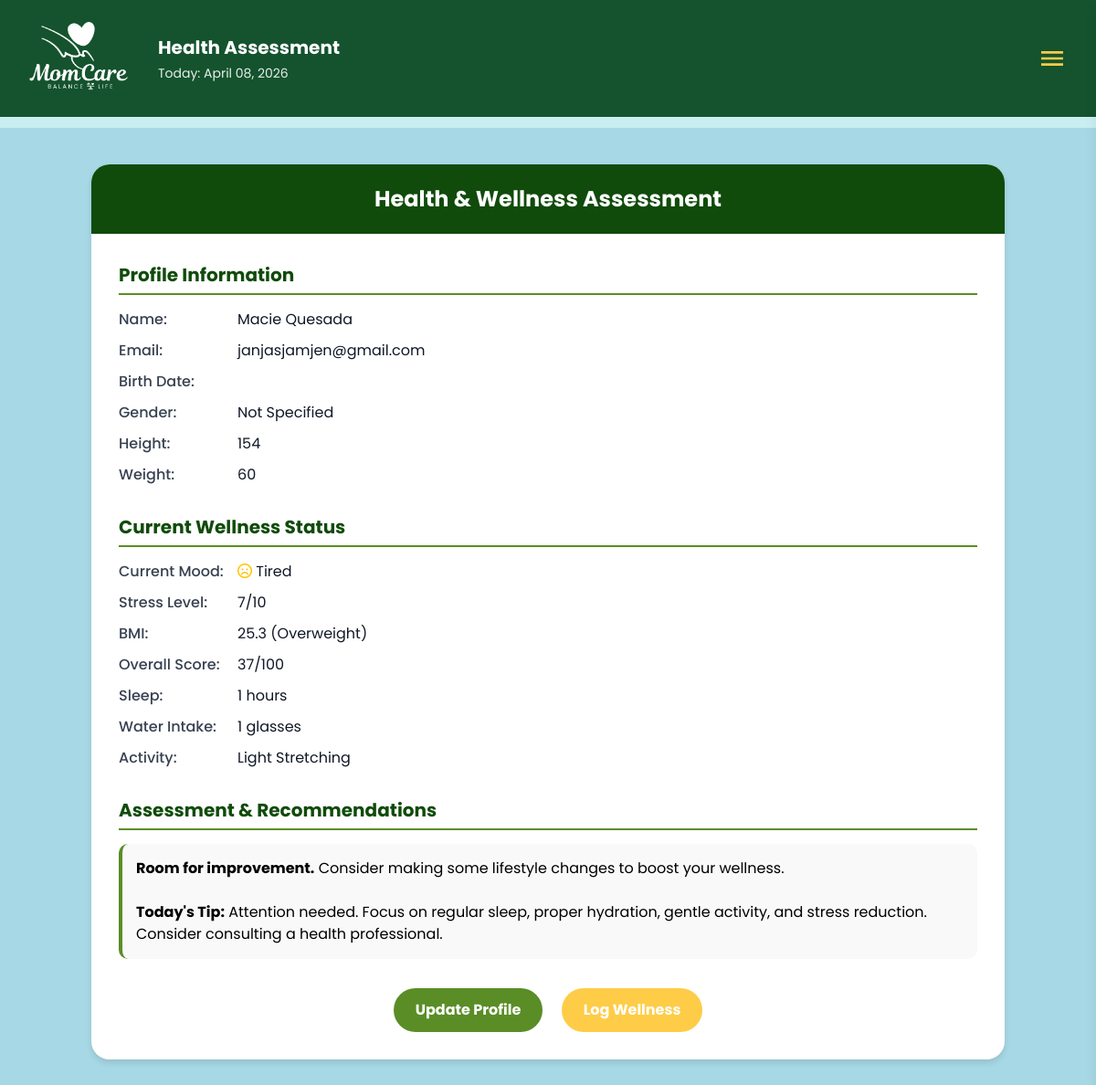
Screenshot of /assessment (signed in) with the database file from the repository.
### tables this page shows
CREATE TABLE users (
            id INTEGER PRIMARY KEY AUTOINCREMENT,
            first TEXT NOT NULL,
            last TEXT NOT NULL,
            email TEXT NOT NULL UNIQUE,
            birthdate TEXT,
            password_hash TEXT NOT NULL,
            security_question TEXT,
            security_answer TEXT,
            gender TEXT,
            height TEXT,
            weight TEXT,
            profile_picture TEXT
        );

### app.py (the view)
@app.route('/assessment')
def assessment():
    user_email = session.get('user_email')
    if not user_email:
        flash('Please sign in to view your assessment.')
        return redirect(url_for('index'))
    conn = get_db()
    cur = conn.cursor()
    cur.execute('SELECT * FROM users WHERE email = ?', (user_email,))
    user_row = cur.fetchone()
    conn.close()
    if not user_row:
        flash('User not found.')
        return redirect(url_for('dashboard'))
    user = dict(user_row)
    user['first_name'] = user['first']
    user['last_name'] = user['last']
    user['birthdate_display'] = user['birthdate']
    user['gender'] = user.get('gender', 'Not Specified')
    user['height_display'] = user.get('height', 'Not Set')
    user['weight_display'] = user.get('weight', 'Not Set')
    mood_data = get_mood_wellness_data(user_email)
    first = session.get('user_first')
    today = datetime.now().strftime('%B %d, %Y')
    return render_template('assessment.html', user=user, mood_data=mood_data, first=first, today=today)

### app.py (called while the page is built)
def get_db() -> Connection:
    conn = sqlite3.connect(DB_PATH, timeout=30)
    conn.row_factory = sqlite3.Row
    try:
        conn.execute('PRAGMA journal_mode=WAL;')
        conn.execute('PRAGMA synchronous=NORMAL;')
        conn.execute('PRAGMA foreign_keys=ON;')
    except Exception:
        pass
    return conn

### templates/assessment.html (shortened to what this page needs)
<!DOCTYPE html>
<html lang="en">
<head>
    <script src="https://cdn.tailwindcss.com"></script>
    <link rel="stylesheet" href="https://cdnjs.cloudflare.com/ajax/libs/font-awesome/6.0.0-beta3/css/all.min.css">
</head>
<body class="bg-[#a7d8e5] font-['Poppins']">
    {% include 'navbar.html' %}
    <main class="max-w-[1300px] mx-auto p-6 md:p-10">
        <div class="assessment-container mx-auto">
            <div class="assessment-header">Health & Wellness Assessment</div>
            <div class="assessment-content">
                <div class="section">
                    <div class="section-title">Profile Information</div>
                    <div class="detail-row">
                        <label>Name:</label>
                        <div class="value">{{ user.first_name }} {{ user.last_name }}</div>
                    </div>
                    <div class="detail-row">
                        <label>Email:</label>
                        <div class="value">{{ user.email }}</div>
                    </div>
                    <div class="detail-row">
                        <label>Birth Date:</label>
                    </div>
                    <div class="detail-row">
                        <label>Gender:</label>
                        <div class="value">{{ user.gender }}</div>
                    </div>
                    <div class="detail-row">
                        <label>Height:</label>
                        <div class="value">{{ user.height_display }}</div>
                    </div>
                    <div class="detail-row">
                        <label>Weight:</label>
                        <div class="value">{{ user.weight_display }}</div>
                    </div>
                </div>
                <div class="section">
                    <div class="section-title">Current Wellness Status</div>
                    <div class="detail-row">
                        <label>Current Mood:</label>
                        <div class="value">
                            {% if mood_data.mood == 'Happy' %}
                            <i class="far fa-smile text-[#00e676]" title="Happy"></i> Happy
                            {% elif mood_data.mood == 'Neutral' %}
                            <i class="far fa-meh text-[#00b0ff]" title="Neutral"></i> Neutral
                            {% elif mood_data.mood == 'Tired' %}
                            <i class="far fa-frown text-[#ffc400]" title="Tired"></i> Tired
                            {% elif mood_data.mood == 'Stressed' %}
                            <i class="far fa-tired text-[#ff1744]" title="Stressed"></i> Stressed
                            {% else %}
                            <i class="far fa-meh text-[#00b0ff]" title="Neutral"></i> Not Logged
                            {% endif %}
                        </div>
                    </div>
                    <div class="detail-row">
                        <label>Stress Level:</label>
                        <div class="value">{{ mood_data.stress if mood_data else '5' }}/10</div>
                    </div>
                    <div class="detail-row">
                        <label>BMI:</label>
                        <div class="value">{{ mood_data.bmi if mood_data and mood_data.bmi else 'Not Set' }} ({{ mood_data.bmi_category if mood_data and mood_data.bmi_category else 'Not Set' }})</div>
                    </div>
                    <div class="detail-row">
                        <label>Overall Score:</label>
                        <div class="value {% if mood_data and mood_data.overall_wellness_score >= 80 %}score-high{% elif mood_data and mood_data.overall_wellness_score >= 60 %}score-medium{% else %}score-low{% endif %}">
                            {{ mood_data.overall_wellness_score if mood_data and mood_data.overall_wellness_score else 'N/A' }}/100
                        </div>
                    </div>
                    <div class="detail-row">
                        <label>Sleep:</label>
                        <div class="value">{{ mood_data.sleep if mood_data else 'Not logged' }} hours</div>
                    </div>
                    <div class="detail-row">
                        <label>Water Intake:</label>
                        <div class="value">{{ mood_data.water if mood_data else 'Not logged' }} glasses</div>
                    </div>
                    <div class="detail-row">
                        <label>Activity:</label>
                        <div class="value">{{ mood_data.activity if mood_data and mood_data.activity else 'Not logged' }}</div>
                    </div>
                </div>
                <div class="section">
                    <div class="section-title">Assessment & Recommendations</div>
                    <div class="assessment-text">
                        {% if mood_data and mood_data.overall_wellness_score %}
                            {% if mood_data.overall_wellness_score >= 80 %}
                                <strong>Excellent!</strong> You're doing great with your wellness. Keep up the good habits!
                            {% elif mood_data.overall_wellness_score >= 60 %}
                                <strong>Good progress!</strong> You're on the right track. Focus on areas that need improvement.
                            {% else %}
                                <strong>Room for improvement.</strong> Consider making some lifestyle changes to boost your wellness.
                            {% endif %}
                        {% else %}
                            <strong>Start tracking!</strong> Begin logging your mood and wellness metrics to get personalized insights.
                        {% endif %}
                        <br><br>
                        <strong>Today's Tip:</strong> {{ mood_data.wellness_tip if mood_data else 'Take a moment to breathe and assess your day.' }}
                    </div>
                </div>
                <div class="text-center mt-8">
                    <a href="{{ url_for('edit_profile', user_id=user['id']) }}" class="no-underline mr-4">
                        <button class="px-6 py-3 bg-[#5a8d26] text-white rounded-full hover:opacity-90 transition-opacity font-bold border-none cursor-pointer">
                            Update Profile
                        </button>
                    </a>
                    <a href="{{ url_for('mood') }}" class="no-underline">
                        <button class="px-6 py-3 bg-[#fecc47] text-white rounded-full hover:opacity-90 transition-opacity font-bold border-none cursor-pointer">
                            Log Wellness
                        </button>
                    </a>
                </div>
            </div>
        </div>
    </main>
</body>
</html>

### templates/navbar.html (shortened to what this page needs)
<header class="bg-green-900 text-white">
  <div class="max-w-7xl m-auto px-6 py-6">
    <div class="flex items-center justify-between relative">
      {% if request.endpoint == 'profile' %}
      <div class="flex items-center gap-6">
        <img src="{{ url_for('static', filename='images/momcare_logo_white.png') }}" alt="MomCare"
          class="h-20 w-auto" />
        <div>
          <h1 class="text-l lg:text-xl font-bold">My Account</h1>
          <p class="mt-1 text-sm opacity-90">Today: <span id="currentDateDisplay">{{ today or ''
              }}</span></p>
        </div>
      </div>
      {% elif request.endpoint == 'assessment' %}
      <div class="flex items-center gap-6">
        <img src="{{ url_for('static', filename='images/momcare_logo_white.png') }}" alt="MomCare"
          class="h-20 w-auto" />
        <div>
          <h1 class="text-l lg:text-xl font-bold">Health Assessment</h1>
          <p class="mt-1 text-sm opacity-90">Today: <span id="currentDateDisplay">{{ today or ''
              }}</span></p>
        </div>
      </div>
      {% endif %}
      <div class="flex items-center gap-2 md:gap-4">
        <button id="menu-toggle" class="p-3 md:p-2 rounded-md focus:outline-none" aria-label="Open menu"
          aria-expanded="false" aria-controls="menu-list">
          <svg class="h-8 w-8 text-[#ffcc48]" xmlns="http://www.w3.org/2000/svg" fill="currentColor"
            viewBox="0 0 24 24">
            <path d="M3 6h18v2H3zM3 11h18v2H3zM3 16h18v2H3z" />
          </svg>
        </button>
      </div>
    </div>
  </div>
</header>
<div class="h-3 bg-[#c9eef2]"></div>

### templates/assessment.html (style rules this page uses)
.assessment-container { width: 100%; max-width: 1000px; background: white; border-radius: 20px; overflow: hidden; box-shadow: 0 4px 6px rgba(0, 0, 0, 0.1); }
.assessment-header { background: #104b0b; color: white; padding: 20px; text-align: center; font-size: 24px; font-weight: bold; }
.assessment-content { padding: 30px; }
.section { margin-bottom: 30px; }
.section-title { font-size: 20px; font-weight: bold; color: #104b0b; margin-bottom: 15px; border-bottom: 2px solid #5a8d26; padding-bottom: 5px; }
.detail-row { margin-bottom: 10px; display: flex; align-items: center; gap: 10px; }
.detail-row label { font-weight: 500; color: #374151; min-width: 120px; }
.detail-row .value { font-weight: 400; color: #111827; }
.assessment-text { background: #f9f9f9; padding: 15px; border-radius: 10px; border-left: 4px solid #5a8d26; margin-top: 15px; }
.score-low { color: #ff1744; }

### rows the page displays
users: first_name "Macie", last_name "Quesada", email "janjasjamjen@gmail.com", gender "Not Specified", height_display "154", weight_display "60"

### other values shown
{{ mood_data.stress if mood_data else '5' }} "7"
{{ mood_data.bmi if mood_data and mood_data.bmi else 'Not Set' }} "25.3"
{{ mood_data.sleep if mood_data else 'Not logged' }} "1"
{{ mood_data.water if mood_data else 'Not logged' }} "1"
